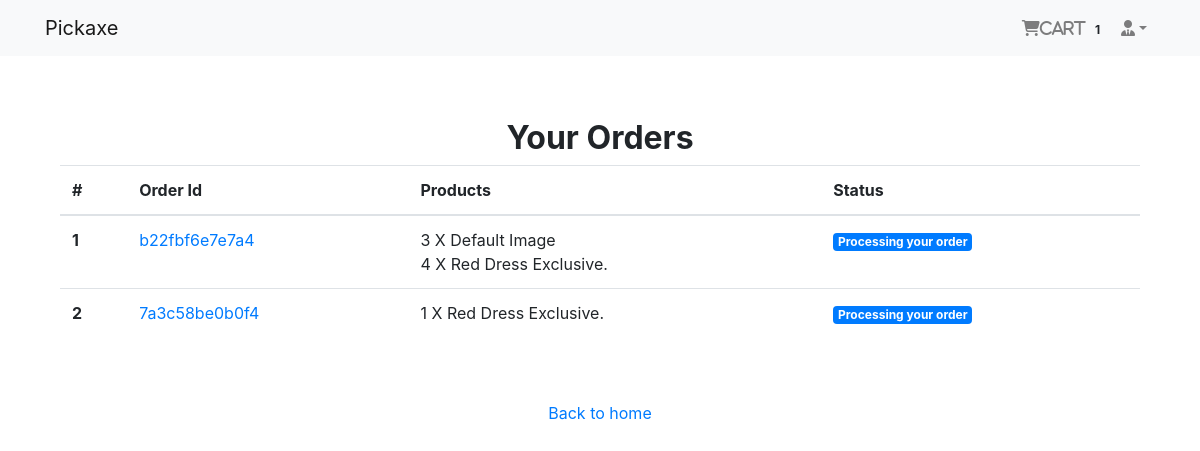
Before: /payment/order-list/ (signed in) with the older database file.
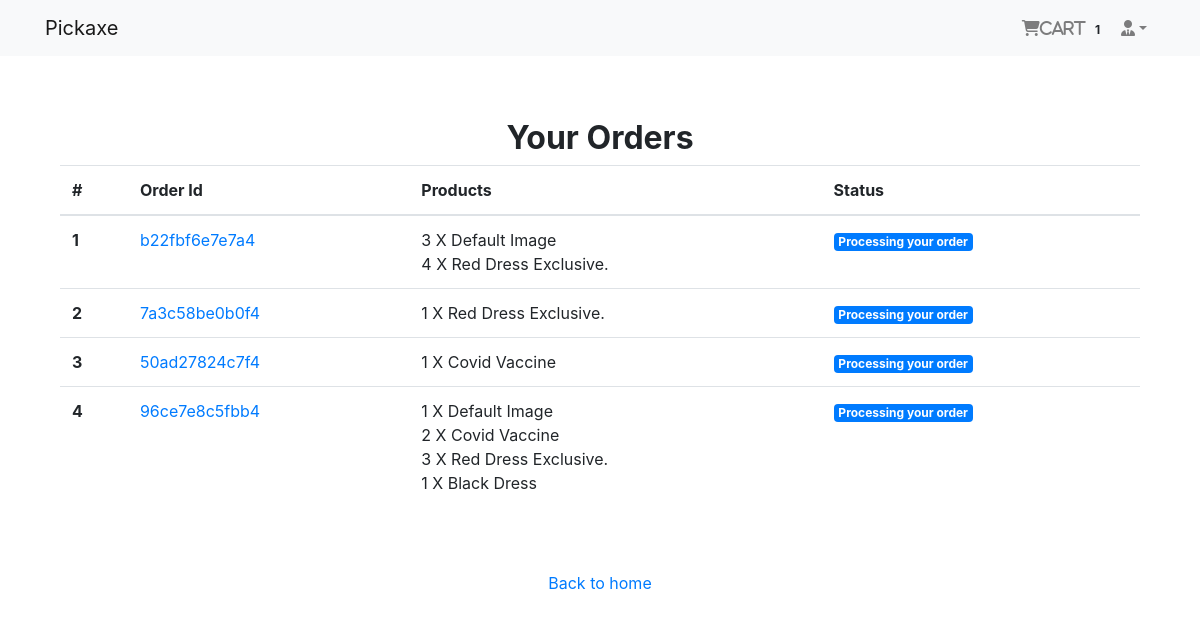
After: the same page with the newer database file.
### order_app/models.py (models this page shows, shortened)
class Order(models.Model):
    order_items = models.ManyToManyField(Cart)
    user = models.ForeignKey(settings.AUTH_USER_MODEL,on_delete=models.CASCADE)
    ordered = models.BooleanField(default=False)
    created = models.DateTimeField(auto_now_add=True)
    paymentId = models.CharField(max_length=264, blank=True,null=True)
    orderId = models.CharField(max_length=200, blank=True,null=True)

class Cart(models.Model):
    user = models.ForeignKey(settings.AUTH_USER_MODEL, on_delete=models.CASCADE, related_name='cart')
    item = models.ForeignKey(Product, on_delete=models.CASCADE)
    quantity = models.IntegerField(default=1)
    purchased = models.BooleanField(default=False)
    created = models.DateTimeField(auto_now_add=True)
    updated = models.DateTimeField(auto_now=True)
    def __str__(self):
        return f"{self.quantity} X {self.item}"

### shop_app/models.py (models this page shows)
class Product(models.Model):
    main_image = models.ImageField(upload_to='products/')
    name = models.CharField(max_length=264)
    category = models.ForeignKey(Category, on_delete=models.CASCADE, related_name='category')
    preview_text = models.TextField(max_length=200, verbose_name='Preview Text')
    detail_text = models.TextField(max_length=1000, verbose_name='Description')
    price = models.FloatField()
    old_price = models.FloatField(default=0.00)
    created = models.DateTimeField(auto_now_add=True)
    def __str__(self):
        return self.name
    class Meta:
        ordering = ['-created',]

### payment_app/views.py (the view)
# urls.py: path('order-list/', views.orderList, name='order-list'),
@login_required
def orderList(request):
    try:
        order_list = Order.objects.filter(user=request.user, ordered=True)
    except:
        messages.info(request, "You do not have any order.")
        return redirect('shop_app:home')
    return render(request, 'payment_app/order.html', context={'order_list': order_list})

### order_app/templatetags/cart_tag.py (called while the page is built)
@register.filter
def cart_total(user):
    order = Order.objects.filter(user=user, ordered=False)
    if order.exists():
        return order[0].order_items.count()
    else:
        return 0

### templates/payment_app/order.html (shortened to what this page needs)
{% extends 'base.html' %}
{% block body_block %}
    <div class="container mt-5">
        <h2 class="text-center"><strong>Your Orders</strong></h2>
        <div class="row">
            <div class="col-md-12">
                <div class="table-responsive">
                    <table class="table">
                        <thead>
                        <tr>
                            <th scope="col">#</th>
                            <th scope="col">Order Id</th>
                            <th scope="col">Products</th>
                            <th scope="col">Status</th>
                        </tr>
                        </thead>
                        <tbody>
                        {% for order in order_list %}
                            <tr>
                                <th scope="row">{{ forloop.counter }}</th>
                                <td><a href="#">{{ order.orderId }}</a></td>
                                <td>
                                    {% for item in order.order_items.all %}
                                        {{ item }}<br>
                                    {% endfor %}
                                </td>
                                <td><span class="badge badge-primary">Processing your order</span></td>
                            </tr>
                        {% endfor %}
                        </tbody>
                    </table>
                </div>
            </div>
        </div>
        <div class="col-md-12 my-5 text-center">
            <a href="{% url 'shop_app:home' %}"> Back to home</a>
        </div>
    </div>
{% endblock %}

Changed rows visible on the page:
now on this page (row edited): Order: orderId "50ad27824c7f4"
now on this page (row edited): Cart: quantity+item "1 X Covid Vaccine", shown under "50ad27824c7f4"
added Order: orderId "96ce7e8c5fbb4"
added Cart: quantity+item "1 X Default Image", shown under "96ce7e8c5fbb4"
added Cart: quantity+item "2 X Covid Vaccine", shown under "96ce7e8c5fbb4"
added Cart: quantity+item "3 X Red Dress Exclusive.", shown under "96ce7e8c5fbb4"
added Cart: quantity+item "1 X Black Dress", shown under "96ce7e8c5fbb4"
